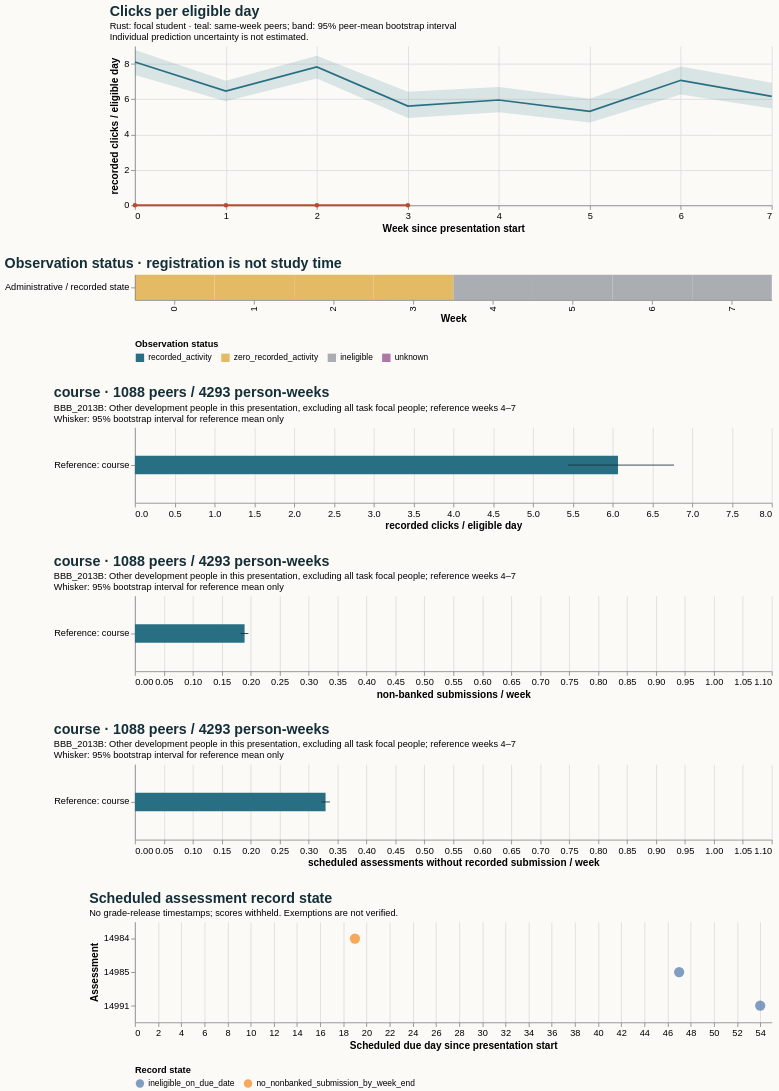

Express this chart as Vega-Lite.
### Vega-Lite specification from a JSON file in a GitHub repository (floating-point values rounded to 4 significant figures)
{"$schema": "https://vega.github.io/schema/vega-lite/v5.20.1.json", "config": {"axis": {"labelFontSize": 11, "titleFontSize": 12}, "background": "#fbfaf7", "font": "sans-serif", "title": {"anchor": "start", "color": "#142e38", "fontSize": 17, "subtitleFontSize": 11}, "view": {"continuousHeight": 300, "continuousWidth": 300, "stroke": null}}, "datasets": {"data-4a307a2fc963c3a6614d7f06aa65d841": [{"hi": null, "lo": null, "series": "Focal: weeks 4–7", "value": null}, {"hi": 0.196, "lo": 0.1826, "series": "Reference: course", "value": 0.1894}], "data-76fac126165f51ee2b5c4962681a95e7": [{"hi": null, "lo": null, "series": "Focal: weeks 4–7", "value": null}, {"hi": 6.772, "lo": 5.441, "series": "Reference: course", "value": 6.068}], "data-8cb647addeba0d053e5f3fbcbcd644f6": [{"eligible_days": 7.0, "end_day": 6, "logging_completeness": "unknown", "observation_status": "zero_recorded_activity", "row": "Administrative / recorded state", "score_status": "withheld_release_time_unknown", "start_day": 0, "value": 0.0, "week": 0}, {"eligible_days": 7.0, "end_day": 13, "logging_completeness": "unknown", "observation_status": "zero_recorded_activity", "row": "Administrative / recorded state", "score_status": "withheld_release_time_unknown", "start_day": 7, "value": 0.0, "week": 1}, {"eligible_days": 7.0, "end_day": 20, "logging_completeness": "unknown", "observation_status": "zero_recorded_activity", "row": "Administrative / recorded state", "score_status": "withheld_release_time_unknown", "start_day": 14, "value": 0.0, "week": 2}, {"eligible_days": 6.0, "end_day": 27, "logging_completeness": "unknown", "observation_status": "zero_recorded_activity", "row": "Administrative / recorded state", "score_status": "withheld_release_time_unknown", "start_day": 21, "value": 0.0, "week": 3}, {"eligible_days": 0.0, "end_day": 34, "logging_completeness": "unknown", "observation_status": "ineligible", "row": "Administrative / recorded state", "score_status": "withheld_release_time_unknown", "start_day": 28, "value": null, "week": 4}, {"eligible_days": 0.0, "end_day": 41, "logging_completeness": "unknown", "observation_status": "ineligible", "row": "Administrative / recorded state", "score_status": "withheld_release_time_unknown", "start_day": 35, "value": null, "week": 5}, {"eligible_days": 0.0, "end_day": 48, "logging_completeness": "unknown", "observation_status": "ineligible", "row": "Administrative / recorded state", "score_status": "withheld_release_time_unknown", "start_day": 42, "value": null, "week": 6}, {"eligible_days": 0.0, "end_day": 55, "logging_completeness": "unknown", "observation_status": "ineligible", "row": "Administrative / recorded state", "score_status": "withheld_release_time_unknown", "start_day": 49, "value": null, "week": 7}], "data-8d98f84b09b14f4e9603215ffb90b5cd": [{"as_of_day": 20, "assessment_id": 14984, "course": "BBB_2013B", "due_day": 19, "person_id": 555995, "score_status": "withheld_release_time_unknown", "state": "no_nonbanked_submission_by_week_end", "week": 2}, {"as_of_day": 48, "assessment_id": 14985, "course": "BBB_2013B", "due_day": 47, "person_id": 555995, "score_status": "withheld_release_time_unknown", "state": "ineligible_on_due_date", "week": 6}, {"as_of_day": 55, "assessment_id": 14991, "course": "BBB_2013B", "due_day": 54, "person_id": 555995, "score_status": "withheld_release_time_unknown", "state": "ineligible_on_due_date", "week": 7}], "data-b1d835f93ad340b8b1b47b5028e08651": [{"end_day": 6, "focal_value": 0.0, "peer_ci_high": 8.783, "peer_ci_low": 7.362, "peer_mean": 8.1, "peer_observations": 1159, "peer_people": 1159, "reference": "course", "unit": "recorded clicks / eligible day", "week": 0}, {"end_day": 13, "focal_value": 0.0, "peer_ci_high": 7.035, "peer_ci_low": 5.882, "peer_mean": 6.456, "peer_observations": 1151, "peer_people": 1151, "reference": "course", "unit": "recorded clicks / eligible day", "week": 1}, {"end_day": 20, "focal_value": 0.0, "peer_ci_high": 8.457, "peer_ci_low": 7.174, "peer_mean": 7.819, "peer_observations": 1133, "peer_people": 1133, "reference": "course", "unit": "recorded clicks / eligible day", "week": 2}, {"end_day": 27, "focal_value": 0.0, "peer_ci_high": 6.42, "peer_ci_low": 4.931, "peer_mean": 5.608, "peer_observations": 1125, "peer_people": 1125, "reference": "course", "unit": "recorded clicks / eligible day", "week": 3}, {"end_day": 34, "focal_value": null, "peer_ci_high": 6.692, "peer_ci_low": 5.266, "peer_mean": 5.954, "peer_observations": 1088, "peer_people": 1088, "reference": "course", "unit": "recorded clicks / eligible day", "week": 4}, {"end_day": 41, "focal_value": null, "peer_ci_high": 6.027, "peer_ci_low": 4.677, "peer_mean": 5.31, "peer_observations": 1081, "peer_people": 1081, "reference": "course", "unit": "recorded clicks / eligible day", "week": 5}, {"end_day": 48, "focal_value": null, "peer_ci_high": 7.852, "peer_ci_low": 6.259, "peer_mean": 7.065, "peer_observations": 1070, "peer_people": 1070, "reference": "course", "unit": "recorded clicks / eligible day", "week": 6}, {"end_day": 55, "focal_value": null, "peer_ci_high": 6.929, "peer_ci_low": 5.476, "peer_mean": 6.16, "peer_observations": 1054, "peer_people": 1054, "reference": "course", "unit": "recorded clicks / eligible day", "week": 7}], "data-b39fda953b31d1fd75087aa6a2c8a475": [{"hi": null, "lo": null, "series": "Focal: weeks 4–7", "value": null}, {"hi": 0.3369, "lo": 0.3221, "series": "Reference: course", "value": 0.3293}]}, "resolve": {"scale": {"color": "independent"}}, "spacing": 28, "vconcat": [{"data": {"name": "data-b1d835f93ad340b8b1b47b5028e08651"}, "height": 190, "layer": [{"encoding": {"x": {"axis": {"tickMinStep": 1}, "field": "week", "title": "Week since presentation start", "type": "quantitative"}, "y": {"field": "peer_ci_low", "scale": {"zero": true}, "title": "recorded clicks / eligible day", "type": "quantitative"}, "y2": {"field": "peer_ci_high"}}, "mark": {"color": "#286f83", "opacity": 0.16, "type": "area"}}, {"encoding": {"tooltip": [{"field": "week", "type": "quantitative"}, {"field": "peer_mean", "type": "quantitative"}, {"field": "peer_people", "type": "quantitative"}, {"field": "peer_observations", "type": "quantitative"}], "x": {"field": "week", "type": "quantitative"}, "y": {"field": "peer_mean", "type": "quantitative"}}, "mark": {"color": "#286f83", "strokeWidth": 2, "type": "line"}}, {"encoding": {"tooltip": [{"field": "week", "type": "quantitative"}, {"field": "focal_value", "type": "quantitative"}], "x": {"field": "week", "type": "quantitative"}, "y": {"field": "focal_value", "type": "quantitative"}}, "mark": {"color": "#b64c35", "point": {"color": "#b64c35"}, "strokeWidth": 2.5, "type": "line"}}], "title": {"subtitle": ["Rust: focal student · teal: same-week peers; band: 95% peer-mean bootstrap interval", "Individual prediction uncertainty is not estimated."], "text": "Clicks per eligible day"}, "width": 760}, {"data": {"name": "data-8cb647addeba0d053e5f3fbcbcd644f6"}, "encoding": {"color": {"field": "observation_status", "legend": {"labelLimit": 260, "orient": "bottom"}, "scale": {"domain": ["recorded_activity", "zero_recorded_activity", "ineligible", "unknown"], "range": ["#286f83", "#e4bb64", "#aaaeb3", "#ac78a5"]}, "title": "Observation status", "type": "nominal"}, "tooltip": [{"field": "week", "type": "quantitative"}, {"field": "eligible_days", "type": "quantitative"}, {"field": "observation_status", "type": "nominal"}, {"field": "logging_completeness", "type": "nominal"}], "x": {"field": "week", "title": "Week", "type": "ordinal"}, "y": {"field": "row", "title": null, "type": "nominal"}}, "height": 30, "mark": {"type": "rect"}, "title": "Observation status · registration is not study time", "width": 760}, {"data": {"name": "data-76fac126165f51ee2b5c4962681a95e7"}, "height": 90, "layer": [{"encoding": {"x": {"field": "value", "scale": {"domain": [0, 7.11], "zero": true}, "title": "recorded clicks / eligible day", "type": "quantitative"}, "y": {"field": "series", "sort": null, "title": null, "type": "nominal"}}, "mark": {"color": "#286f83", "size": 22, "type": "bar"}}, {"encoding": {"x": {"field": "lo", "type": "quantitative"}, "x2": {"field": "hi"}, "y": {"field": "series", "sort": null, "title": null, "type": "nominal"}}, "mark": {"color": "#142e38", "type": "rule"}}], "title": {"subtitle": ["BBB_2013B: Other development people in this presentation, excluding all task focal people; reference weeks 4–7", "Whisker: 95% bootstrap interval for reference mean only"], "text": "course · 1088 peers / 4293 person-weeks"}, "width": 760}, {"data": {"name": "data-4a307a2fc963c3a6614d7f06aa65d841"}, "height": 90, "layer": [{"encoding": {"x": {"field": "value", "scale": {"domain": [0, 1.05], "zero": true}, "title": "non-banked submissions / week", "type": "quantitative"}, "y": {"field": "series", "sort": null, "title": null, "type": "nominal"}}, "mark": {"color": "#286f83", "size": 22, "type": "bar"}}, {"encoding": {"x": {"field": "lo", "type": "quantitative"}, "x2": {"field": "hi"}, "y": {"field": "series", "sort": null, "title": null, "type": "nominal"}}, "mark": {"color": "#142e38", "type": "rule"}}], "title": {"subtitle": ["BBB_2013B: Other development people in this presentation, excluding all task focal people; reference weeks 4–7", "Whisker: 95% bootstrap interval for reference mean only"], "text": "course · 1088 peers / 4293 person-weeks"}, "width": 760}, {"data": {"name": "data-b39fda953b31d1fd75087aa6a2c8a475"}, "height": 90, "layer": [{"encoding": {"x": {"field": "value", "scale": {"domain": [0, 1.05], "zero": true}, "title": "scheduled assessments without recorded submission / week", "type": "quantitative"}, "y": {"field": "series", "sort": null, "title": null, "type": "nominal"}}, "mark": {"color": "#286f83", "size": 22, "type": "bar"}}, {"encoding": {"x": {"field": "lo", "type": "quantitative"}, "x2": {"field": "hi"}, "y": {"field": "series", "sort": null, "title": null, "type": "nominal"}}, "mark": {"color": "#142e38", "type": "rule"}}], "title": {"subtitle": ["BBB_2013B: Other development people in this presentation, excluding all task focal people; reference weeks 4–7", "Whisker: 95% bootstrap interval for reference mean only"], "text": "course · 1088 peers / 4293 person-weeks"}, "width": 760}, {"data": {"name": "data-8d98f84b09b14f4e9603215ffb90b5cd"}, "encoding": {"color": {"field": "state", "legend": {"labelLimit": 400, "orient": "bottom"}, "title": "Record state", "type": "nominal"}, "tooltip": [{"field": "assessment_id", "type": "quantitative"}, {"field": "due_day", "type": "quantitative"}, {"field": "as_of_day", "type": "quantitative"}, {"field": "state", "type": "nominal"}, {"field": "score_status", "type": "nominal"}], "x": {"field": "due_day", "title": "Scheduled due day since presentation start", "type": "quantitative"}, "y": {"field": "assessment_id", "title": "Assessment", "type": "nominal"}}, "height": 120, "mark": {"filled": true, "size": 150, "type": "point"}, "title": {"subtitle": "No grade-release timestamps; scores withheld. Exemptions are not verified.", "text": "Scheduled assessment record state"}, "width": 760}]}
